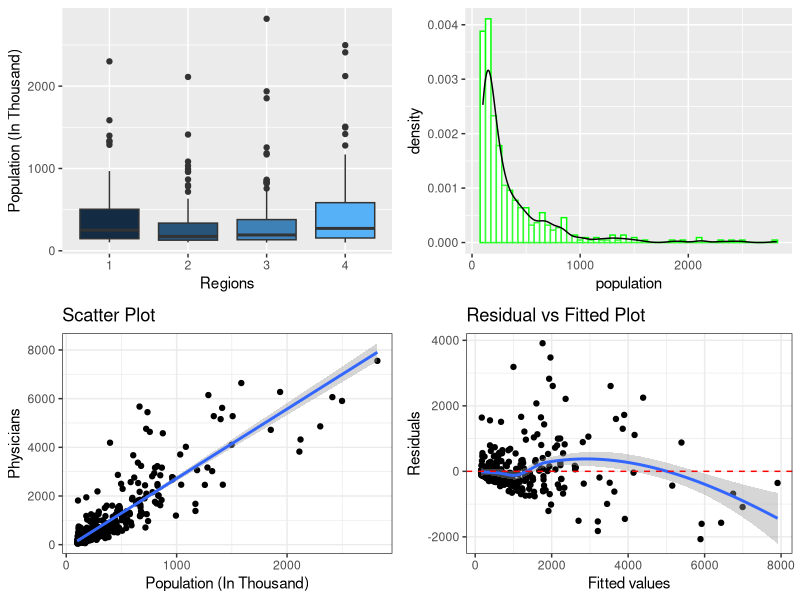

Here is the R script that generated this plot:
## ---- chunk 1
library(ggplot2)

readData <- function() {
  dat <- read.csv(file = './APPENC02.txt' , sep = ',', header = FALSE)
  names(dat)[c(5, 8, 9, 16, 17)] <- c('population', 'physicians', 'beds', 'income', 'region')
  dat[, 'population'] <- dat[, 'population'] / 1000
  # remove outliers
  dat <- dat[-(1:2),]
  dat
}
## ---- chunk 2
library(ggplot2)
library(gridExtra)

data = readData()
n = dim(data)[1]
p_mean <- mean(data$population)
fit <- lm(data = data, physicians~population)

boxplot <- ggplot(data = data, aes(x = factor(region),
                                   y = population,
                                   fill = region)) +
  xlab("Regions") + ylab("Population (In Thousand)") +
  geom_boxplot() + guides(fill = FALSE)

histogram <- ggplot(data = data, aes(x = population)) +
  geom_histogram(aes(y = ..density..), 
                 binwidth = 50, 
                 colour = "green", 
                 fill = "white") +
  geom_density(alpha = 0.2, fill = "white")
  
plot1 <- ggplot(data = data, aes(x = population, y = physicians)) +
  geom_point() + geom_smooth(method=lm) + 
  xlab("Population (In Thousand)") + ylab("Physicians") +
  ggtitle("Scatter Plot") + theme_bw()

plot2 <- ggplot(fit, aes(.fitted, .resid)) + geom_point() + 
  stat_smooth(method="loess") + 
  geom_hline(yintercept=0, col="red", linetype="dashed") +
  xlab("Fitted values") + ylab("Residuals") +
  ggtitle("Residual vs Fitted Plot") + theme_bw()
grid.arrange(boxplot, histogram, plot1, plot2, ncol=2, nrow=2)
## ---- chunk 3
predictions <- ceiling(predict(fit, newdata = data.frame(population = c(1000, 2000, 3000))))
## ---- chunk 4
predictions <- predict(fit, data.frame(population = data$population))
mse <- sum((data$physicians - predictions)^2) / (n - 2)
yh <- predict(fit, newdata = data.frame(population = c(200, 2000)))
s_yh <- sqrt(mse * (1/n + (c(200, 2000) - p_mean)^2/sum((data$population - p_mean)^2)))
conf_interval1 <- yh[1] + c(-1, 1) * qt(0.995, n - 2) * s_yh[1]
conf_interval2 <- yh[2] + c(-1, 1) * qt(0.995, n - 2) * s_yh[2]
